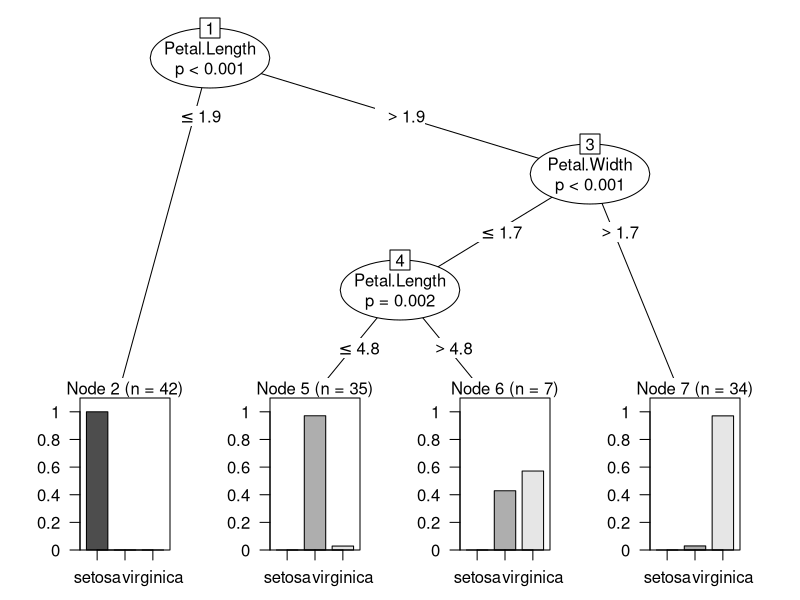
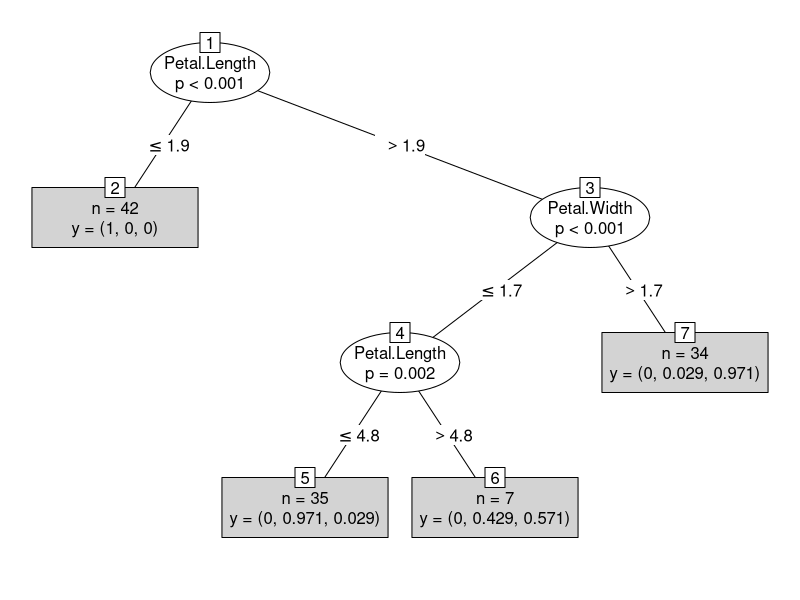

These charts were generated, in order, by the following R code:
#Iris data
View(iris)
?iris
str(iris)
summary(iris)

#Data partition
set.seed(555)
ind <- sample(2, nrow(iris), replace = TRUE, prob = c(0.8,0.2))
ind
train <- iris[ind == 1,]
test <- iris[ind == 2,]
train
test

#Decision tree model
library(party)
tree <- ctree(Species~., data = train)
tree

#Visualization of decision trees
plot(tree)
plot(tree, type = "simple")

#Interpretation
head(train)
tail(train)

#Predict
predict(tree, train)
predict(tree, train, type = 'prob')

#Misclassification error - train data
p1 <- predict(tree, train)
p1
tab1 <- table(predicted = p1, actual = train$Species)
tab1
5/118

#Misclassification error - test data
p2 <- predict(tree, test)
p2
tab2 <- table(predicted = p2, actual = test$Species)
tab2
1/32
